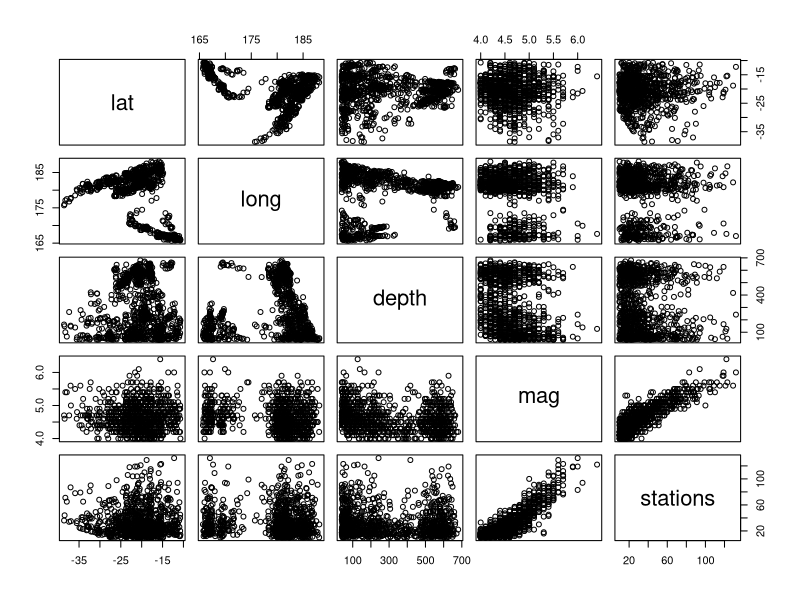
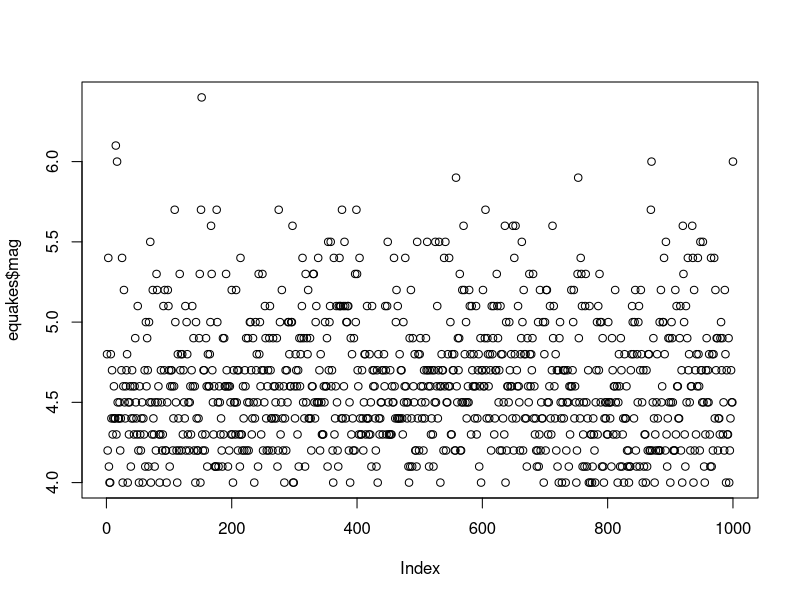
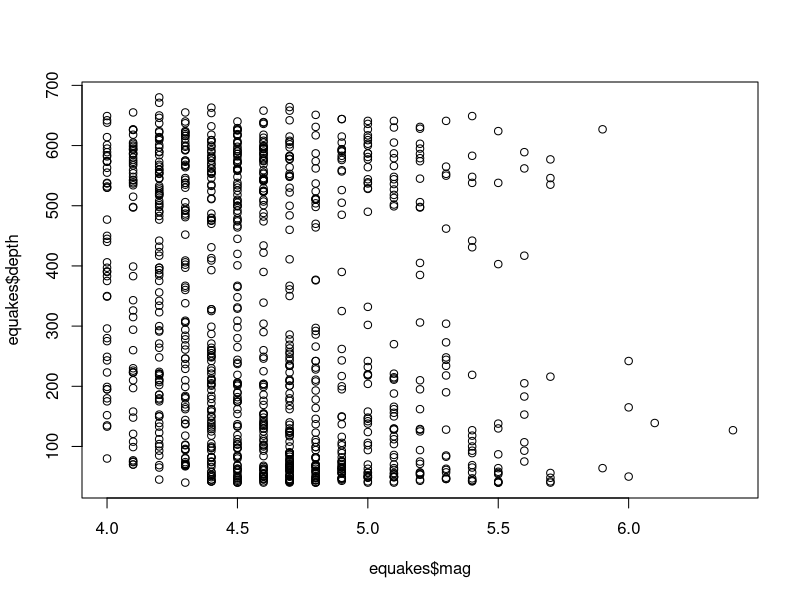
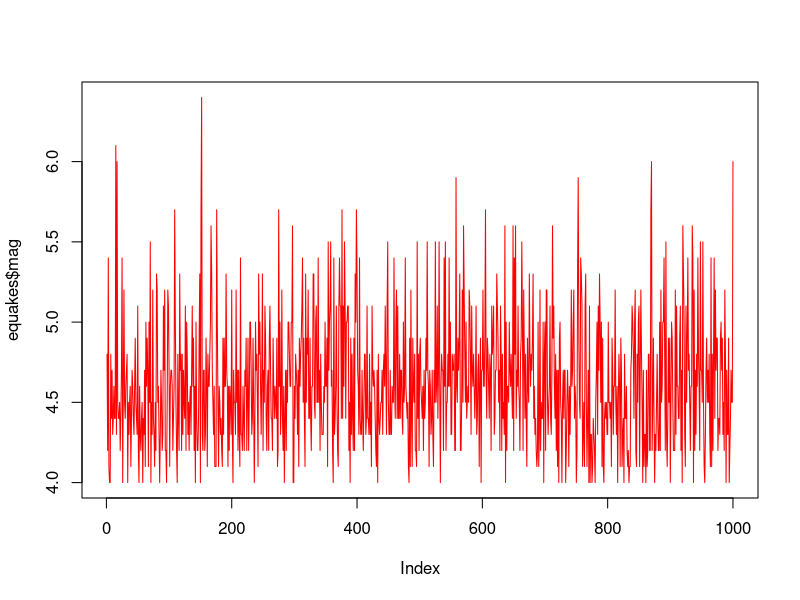
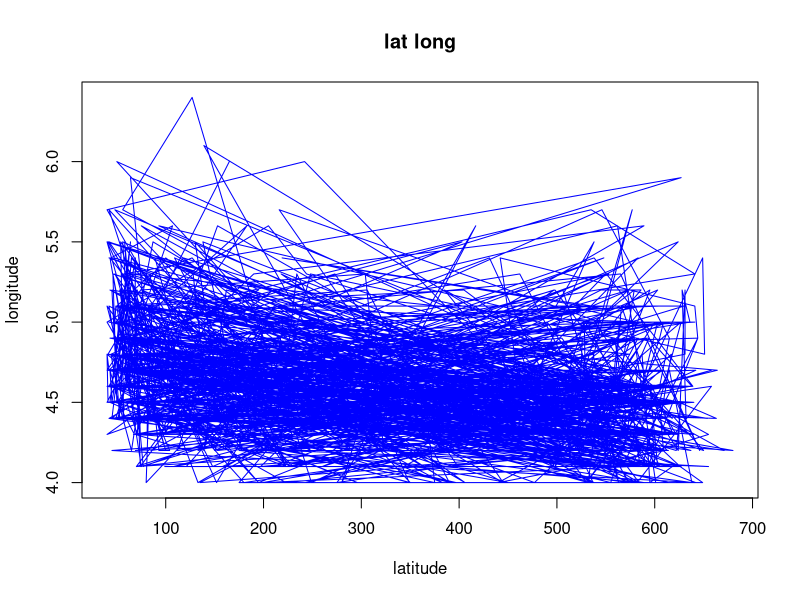
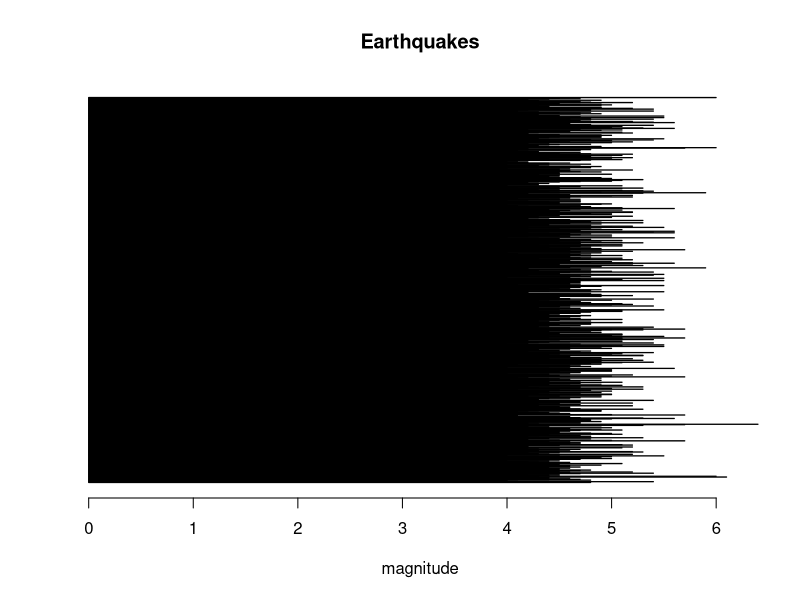

Reproduce these figures in R, in order. (Note: this script raises an error after producing the figures.)
equakes<-datasets::quakes
head(equakes,10)
tail(equakes,10)
equakes[100,c(1,2)]
equakes[100:200,c(1,2,3)]
df<-equakes[,-5]
#summary
summary(equakes)
summary(equakes$mag)
#plot
plot(equakes)
plot(equakes$mag)
plot(equakes$mag,equakes$depth,type='p')
# line plot
plot(equakes$mag,type='l',col='red')
plot(equakes$depth,equakes$mag,xlab='latitude',ylab = 'longitude',main="lat long",
     col='blue',type='l')

#bar plot
barplot(equakes$mag,main='Earthquakes',xlab='magnitude',horiz=T,axes=T)

sd(equakes$mag,na.rm=T)# 0.404773

var()